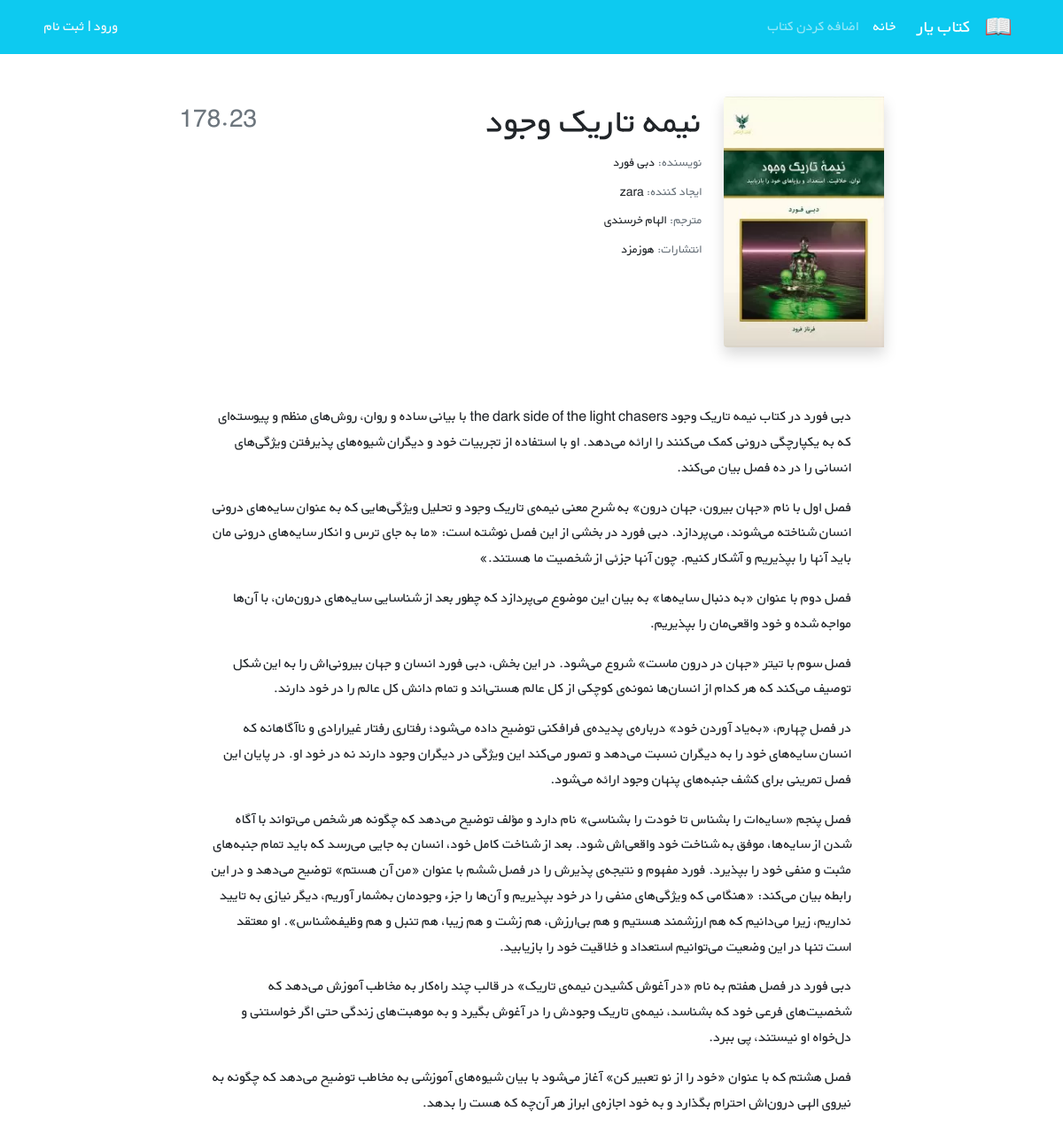
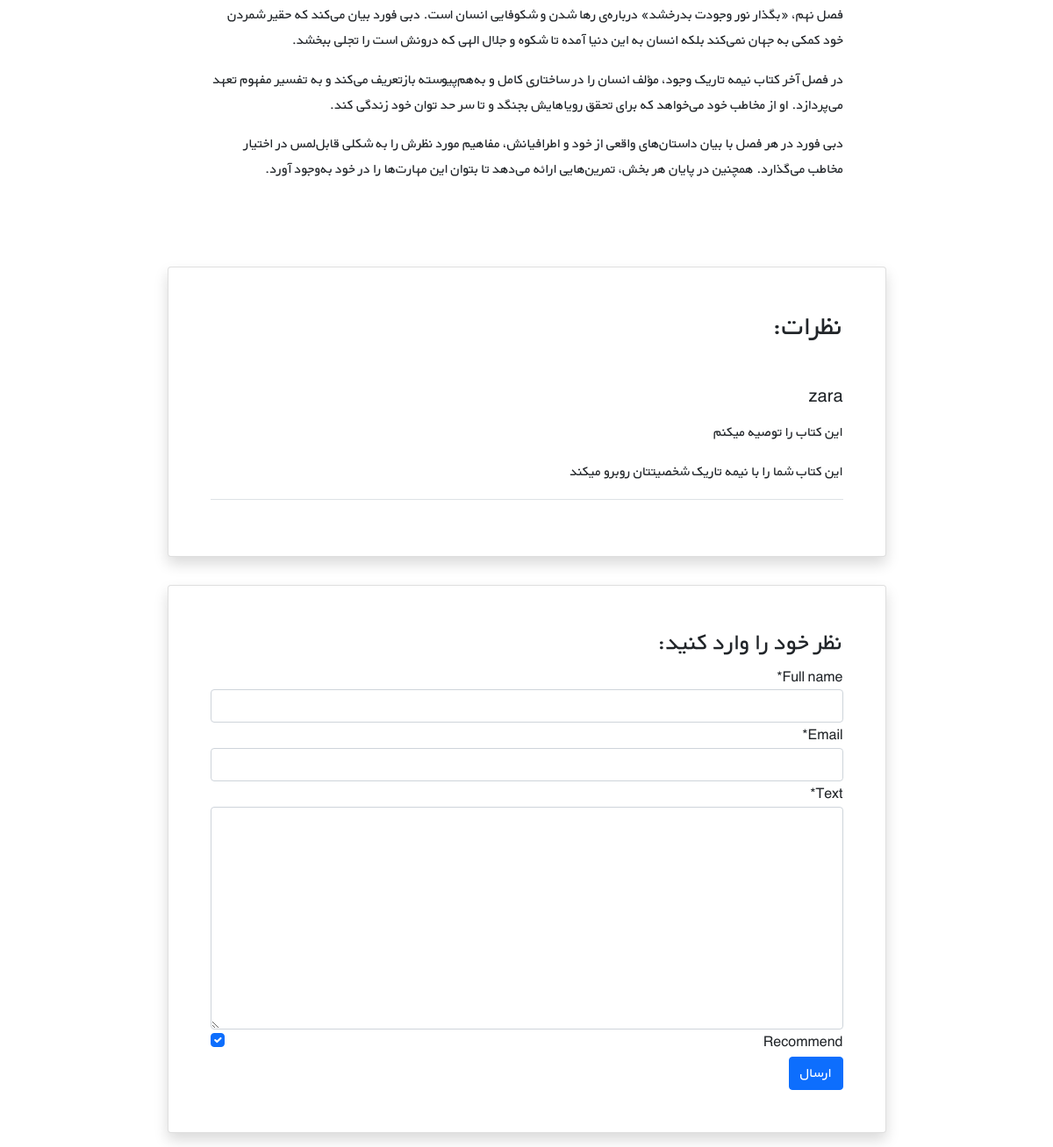
The page /books/19/ on the database its author committed (2 pictures, top to bottom).
### books/models.py (models this page shows, shortened)
class Book(models.Model):
    user = models.ForeignKey(get_user_model(), on_delete=models.CASCADE)
    title = models.CharField(max_length=200)
    author = models.CharField(max_length=200)
    content = models.TextField()
    price = models.DecimalField(max_digits=5, decimal_places=2)
    cover = models.ImageField(upload_to='covers/', blank=True)

class Comment(models.Model):
    user = models.ForeignKey(get_user_model(), on_delete=models.CASCADE, null=True)
    book = models.ForeignKey(Book, on_delete=models.CASCADE, related_name='comments')
    full_name = models.CharField(max_length=200, null=True)
    email = models.EmailField(null=True)
    text = models.TextField()
    datetime_created = models.DateTimeField(auto_now_add=True)
    is_active = models.BooleanField(default=True)
    recommend = models.BooleanField(default=True)

### accounts/models.py (models this page shows)
class CustomUser(AbstractUser):
    age = models.PositiveIntegerField(null=True, blank=True)  # null:DB , blank:Form

### books/views.py (the view, shortened to what this page needs)
# urls.py: path('<int:pk>/', views.BookDetailView.as_view(), name='book_detail'),
class BookDetailView(generic.DetailView):
    model = Book
    template_name = 'books/book_detail.html'
    context_object_name = 'book'
    def get_form_class(self):
        user = self.request.user
        return UserCommentForm if user.is_authenticated else AnonymousCommentForm
    def get_context_data(self, **kwargs):
        context = super().get_context_data(**kwargs)
        context['comments'] = self.object.comments.filter(is_active=True)
        context['form'] = self.get_form_class()()
        return context

### books/forms.py
class AnonymousCommentForm(forms.ModelForm):
    class Meta:
        model = Comment
        fields = ['full_name', 'email', 'text', 'recommend']

### books/templates/books/book_detail.html (shortened to what this page needs)
{% extends '_base.html' %}
{% load crispy_forms_tags %}
{% load book_tags %}
{% block content %}
    <div class="container mt-5" dir="rtl">
        <div class="">
            <div class="">
                <div class="d-flex justify-content-center">
                    <div class="row w-sm-75 w-100">
                        <div class="col-xs-12 col-md-3 d-flex justify-content-center">
                            <div>
                                {% if book.cover %}
                                    <img src="{{ book.cover.url }}" class="img-fluid rounded-start shadow" alt="...">
                                {% else %}
                                    <img src="/media/covers/no_cover.jpeg" class="img-fluid rounded-start shadow"
                                         alt="...">
                                {% endif %}
                            </div>
                        </div>
                        <div class="col-xs-12 col-md-6 text-center text-md-end mt-md-1 mt-4">
                            <h1>{{ book.title }}</h1>
                            <h5 class="small my-1"><span class="text-muted">نویسنده: </span>{{ book.author }}</h5>
                            <h5 class="small my-1"><span class="text-muted">ایجاد کننده: </span>{{ book.user.username }}</h5>
                            <h5 class="small my-1"><span class="text-muted">مترجم: </span>الهام خرسندی</h5>
                            <h5 class="small my-1"><span class="text-muted">انتشارات: </span>هوزمزد</h5>
                        </div>
                        <div class="col-xs-12 col-md-3 d-flex flex-column">
                            <h3 class="align-self-center pt-2 text-muted align-self-md-end">
                                {{ book.price }}
                            </h3>
                        </div>
                    </div>
                </div>
                <div class="d-flex justify-content-center">
                    <div class="my-3 p-5 w-sm-75 w-100">
                        {{ book.content|linebreaks }}
                    </div>
                </div>
                <div class="d-flex justify-content-center">
                    <div class="card shadow my-3 p-5 w-sm-75 w-100">
                        <h2 class="mb-5">نظرات:</h2>
                        {% for comment in comments %}
                            {% if comment.is_active %}
                                <div class="border-bottom mb-3">
                                    <h5 class="mb-3">{{ comment.user.username }}</h5>
                                    {% if comment.recommend %}
                                        <p>این کتاب را توصیه میکنم</p
                                    {% else %}
                                        <p>این کتاب را توصیه نمیکنم</p>
                                    {% endif %}
                                    <p>{{ comment.text | linebreaks }}</p>
                                </div>
                            {% endif %}
                        {% endfor %}
                    </div>
                </div>
                <div class="d-flex justify-content-center">
                    <div class="card shadow my-3 p-5 w-sm-75 w-100">
                        <h3>نظر خود را وارد کنید:</h3>
                        <form method="POST">
                            {{ form|crispy }}
                            <button type="submit" class="btn btn-primary">ارسال</button>
                        </form>
                    </div>
                </div>
            </div>
        </div>
    </div>
{% endblock %}

### static/css/style.css (style rules this page uses)
* { font-family: 'BYekan', sans-serif; line-height: 1.8rem; }
@media (min-width: 576px) { .w-sm-75 { width: 75%!important; } }

### rows shown on the page
Book: cover (picture), title "نیمه تاریک وجود‌", author "دبی فورد", user.username "zara", price "178.23", content "دبی فورد در کتاب نیمه تاریک وجود the dark side of the light chasers با بیانی ساده و روان، روش‌های منظم و پیوسته‌ای که به یکپارچگی درونی کمک می‌کنند را ارائه می‌دهد. او با استفاده از تجربیات خود و دیگران شیوه‌های پذیرفتن ویژگی‌های انسانی را در ده فصل بیان می‌کند. فصل اول با نام «جهان بیرون، جهان درون» به شرح معنی نیمه‌ی تاریک وجود و تحلیل ویژگی‌هایی که به عنوان سایه‌های درونی انسان شناخته می‌شوند، می‌پردازد. دبی فورد در بخشی از این فصل نوشته است: «ما به جای ترس و انکار سایه‌های درونی مان باید آنها را بپذیریم و آشکار کنیم. چون آنها جزئی از شخصیت ما هستند.» فصل دوم با عنوان «به دنبال سایه‌ها» به بیان این موضوع می‌پردازد که چطور بعد از شناسایی سایه‌های درون‌مان، با آن‌ها مواجه شده و خود…"
Comment: user.username "zara", recommend "این کتاب را توصیه میکنم", text "این کتاب شما را با نیمه تاریک شخصیتتان روبرو میکند"
